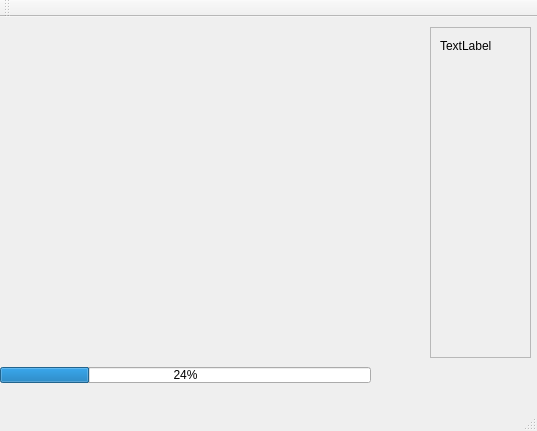
<?xml version="1.0" encoding="UTF-8"?>
<ui version="4.0">
 <class>MainWindow</class>
 <widget class="QMainWindow" name="MainWindow">
  <property name="geometry">
   <rect>
    <x>0</x>
    <y>0</y>
    <width>537</width>
    <height>431</height>
   </rect>
  </property>
  <property name="windowTitle">
   <string>MainWindow</string>
  </property>
  <widget class="QWidget" name="centralWidget">
   <widget class="QProgressBar" name="progressBar">
    <property name="geometry">
     <rect>
      <x>0</x>
      <y>350</y>
      <width>371</width>
      <height>16</height>
     </rect>
    </property>
    <property name="value">
     <number>24</number>
    </property>
   </widget>
   <widget class="QWidget" name="widget" native="true">
    <property name="enabled">
     <bool>true</bool>
    </property>
    <property name="geometry">
     <rect>
      <x>0</x>
      <y>10</y>
      <width>421</width>
      <height>331</height>
     </rect>
    </property>
   </widget>
   <widget class="QFrame" name="frame">
    <property name="geometry">
     <rect>
      <x>430</x>
      <y>10</y>
      <width>101</width>
      <height>331</height>
     </rect>
    </property>
    <property name="frameShape">
     <enum>QFrame::StyledPanel</enum>
    </property>
    <property name="frameShadow">
     <enum>QFrame::Raised</enum>
    </property>
    <widget class="QLabel" name="TextLabel">
     <property name="geometry">
      <rect>
       <x>10</x>
       <y>10</y>
       <width>81</width>
       <height>17</height>
      </rect>
     </property>
     <property name="text">
      <string>TextLabel</string>
     </property>
    </widget>
   </widget>
  </widget>
  <widget class="QMenuBar" name="menuBar">
   <property name="geometry">
    <rect>
     <x>0</x>
     <y>0</y>
     <width>537</width>
     <height>27</height>
    </rect>
   </property>
  </widget>
  <widget class="QToolBar" name="mainToolBar">
   <attribute name="toolBarArea">
    <enum>TopToolBarArea</enum>
   </attribute>
   <attribute name="toolBarBreak">
    <bool>false</bool>
   </attribute>
  </widget>
  <widget class="QStatusBar" name="statusBar">
   <property name="baseSize">
    <size>
     <width>0</width>
     <height>0</height>
    </size>
   </property>
  </widget>
  <action name="actionOpen">
   <property name="text">
    <string>Open</string>
   </property>
  </action>
  <action name="actionClose">
   <property name="text">
    <string>Close</string>
   </property>
  </action>
  <action name="actionQuit">
   <property name="text">
    <string>Quit</string>
   </property>
  </action>
  <action name="actionSave_as">
   <property name="text">
    <string>Save as ...</string>
   </property>
  </action>
  <action name="actionAbout">
   <property name="text">
    <string>About</string>
   </property>
  </action>
  <action name="actionAbout_QT">
   <property name="text">
    <string>About QT</string>
   </property>
  </action>
  <action name="actionAbout_Tucano">
   <property name="text">
    <string>About Tucano</string>
   </property>
  </action>
 </widget>
 <layoutdefault spacing="6" margin="11"/>
 <resources/>
 <connections/>
</ui>
